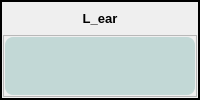
              <widget class="QFrame" name="frame_34">
               <property name="frameShape">
                <enum>QFrame::WinPanel</enum>
               </property>
               <property name="frameShadow">
                <enum>QFrame::Plain</enum>
               </property>
               <layout class="QGridLayout" name="gridLayout_33">
                <property name="leftMargin">
                 <number>1</number>
                </property>
                <property name="topMargin">
                 <number>1</number>
                </property>
                <property name="rightMargin">
                 <number>1</number>
                </property>
                <property name="bottomMargin">
                 <number>1</number>
                </property>
                <property name="spacing">
                 <number>2</number>
                </property>
                <item row="0" column="0">
                 <widget class="QLabel" name="label_8">
                  <property name="maximumSize">
                   <size>
                    <width>16777215</width>
                    <height>30</height>
                   </size>
                  </property>
                  <property name="font">
                   <font>
                    <pointsize>10</pointsize>
                    <weight>75</weight>
                    <bold>true</bold>
                   </font>
                  </property>
                  <property name="text">
                   <string>L_ear</string>
                  </property>
                  <property name="alignment">
                   <set>Qt::AlignCenter</set>
                  </property>
                 </widget>
                </item>
                <item row="1" column="0">
                 <widget class="QFrame" name="frame_35">
                  <property name="frameShape">
                   <enum>QFrame::StyledPanel</enum>
                  </property>
                  <property name="frameShadow">
                   <enum>QFrame::Plain</enum>
                  </property>
                  <layout class="QGridLayout" name="gridLayout_35">
                   <property name="leftMargin">
                    <number>1</number>
                   </property>
                   <property name="topMargin">
                    <number>1</number>
                   </property>
                   <property name="rightMargin">
                    <number>1</number>
                   </property>
                   <property name="bottomMargin">
                    <number>1</number>
                   </property>
                   <property name="spacing">
                    <number>2</number>
                   </property>
                   <item row="0" column="0">
                    <widget class="QPushButton" name="CTRL_L_ear_up">
                     <property name="sizePolicy">
                      <sizepolicy hsizetype="Minimum" vsizetype="Minimum">
                       <horstretch>0</horstretch>
                       <verstretch>0</verstretch>
                      </sizepolicy>
                     </property>
                     <property name="layoutDirection">
                      <enum>Qt::RightToLeft</enum>
                     </property>
                     <property name="styleSheet">
                      <string notr="true">QPushButton{
background-color: rgba(165, 200, 198, 155);
border-style: outset;
border-width: 0px;
border-radius: 8px;
border-color: red;
}
QPushButton:hover{
background-color:rgba(0,0,200,60); 
color: black;}
QPushButton:checked{
background-color: rgba(0,255, 0 ,200);
border-style: inset; }

</string>
                     </property>
                     <property name="text">
                      <string/>
                     </property>
                    </widget>
                   </item>
                  </layout>
                 </widget>
                </item>
               </layout>
              </widget>
